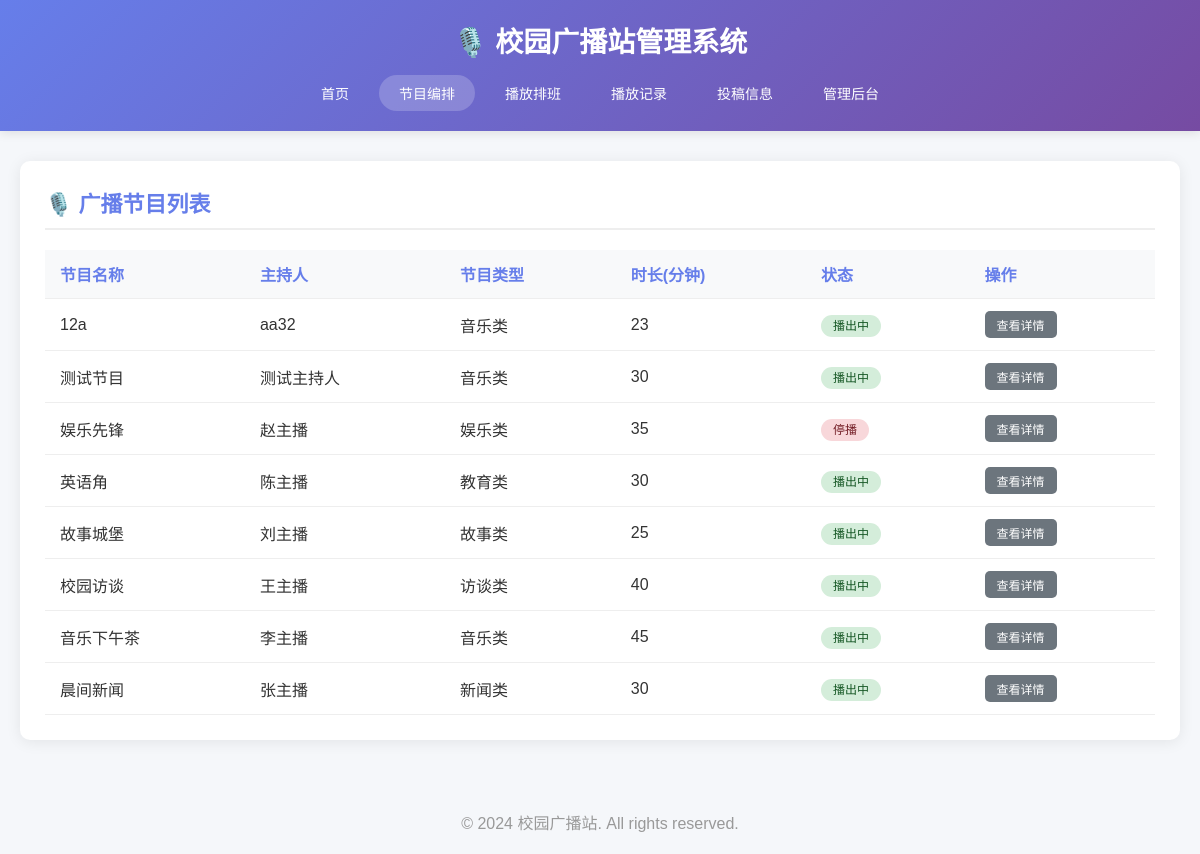
Screenshot of /programs/ with the database file from the repository.
### programs/models.py (models this page shows, shortened)
class Program(models.Model):
    STATUS_CHOICES = [
        ('active', '播出中'),
        ('inactive', '停播'),
        ('pending', '待审核'),
    ]
    CATEGORY_CHOICES = [
        ('music', '音乐类'),
        ('news', '新闻类'),
        ('talk', '访谈类'),
        ('story', '故事类'),
        ('education', '教育类'),
        ('entertainment', '娱乐类'),
        ('other', '其他'),
    ]
    name = models.CharField(max_length=100, verbose_name='节目名称')
    host = models.CharField(max_length=50, verbose_name='主持人')
    category = models.CharField(max_length=20, choices=CATEGORY_CHOICES, verbose_name='节目类型')
    description = models.TextField(verbose_name='节目简介')
    duration = models.IntegerField(verbose_name='节目时长(分钟)')
    status = models.CharField(max_length=20, choices=STATUS_CHOICES, default='active', verbose_name='状态')
    created_at = models.DateTimeField(auto_now_add=True, verbose_name='创建时间')
    updated_at = models.DateTimeField(auto_now=True, verbose_name='更新时间')
    class Meta:
        verbose_name = '广播节目'
        verbose_name_plural = '广播节目'
        ordering = ['-created_at']

### programs/views.py (the view)
# urls.py: path('programs/', views.program_list, name='program_list'),
def program_list(request):
    programs = Program.objects.all()
    return render(request, 'program_list.html', {'programs': programs})

### templates/program_list.html (shortened to what this page needs)
{% extends 'base.html' %}
{% block content %}
<div class="card">
    <h2>🎙️ 广播节目列表</h2>
    <table>
        <thead>
            <tr>
                <th>节目名称</th>
                <th>主持人</th>
                <th>节目类型</th>
                <th>时长(分钟)</th>
                <th>状态</th>
                <th>操作</th>
            </tr>
        </thead>
        <tbody>
            {% for program in programs %}
            <tr>
                <td>{{ program.name }}</td>
                <td>{{ program.host }}</td>
                <td>{{ program.get_category_display }}</td>
                <td>{{ program.duration }}</td>
                <td>
                    <span class="status-badge status-{{ program.status }}">
                        {{ program.get_status_display }}
                    </span>
                </td>
                <td>
                    <a href="{% url 'program_detail' program.id %}" class="btn btn-secondary" style="padding: 5px 12px; font-size: 12px;">查看详情</a>
                </td>
            </tr>
            {% empty %}
            <tr>
                <td colspan="6" style="text-align: center; color: #999; padding: 30px;">暂无节目数据</td>
            </tr>
            {% endfor %}
        </tbody>
    </table>
</div>
{% endblock %}

### templates/base.html (style rules this page uses)
* { margin: 0; padding: 0; box-sizing: border-box; }
body { font-family: 'Microsoft YaHei', 'SimHei', sans-serif; background-color: #f5f7fa; color: #333; }
.card { background: white; border-radius: 10px; padding: 25px; margin-bottom: 25px; box-shadow: 0 2px 15px rgba(0,0,0,0.08); }
.card h2 { color: #667eea; margin-bottom: 20px; font-size: 22px; border-bottom: 2px solid #eee; padding-bottom: 10px; }
table { width: 100%; border-collapse: collapse; margin-top: 15px; }
th, td { padding: 12px 15px; text-align: left; border-bottom: 1px solid #eee; }
th { background-color: #f8f9fa; color: #667eea; font-weight: 600; }
.btn { display: inline-block; padding: 8px 20px; background: linear-gradient(135deg, #667eea 0%, #764ba2 100%); color: white; text-decoration: none; border-radius: 5px; border: none; cursor: pointer; font-size: 14px; transition: transform 0.2s; }
.btn-secondary { background: #6c757d; }
.status-badge { padding: 4px 12px; border-radius: 20px; font-size: 12px; font-weight: 500; }
.status-active { background-color: #d4edda; color: #155724; }
.status-inactive { background-color: #f8d7da; color: #721c24; }

### rows the page displays
Program: name "12a", host "aa32", category "音乐类", duration "23", status "播出中"
Program: name "测试节目", host "测试主持人", category "音乐类", duration "30", status "播出中"
Program: name "娱乐先锋", host "赵主播", category "娱乐类", duration "35", status "停播"
Program: name "英语角", host "陈主播", category "教育类", duration "30", status "播出中"
Program: name "故事城堡", host "刘主播", category "故事类", duration "25", status "播出中"
Program: name "校园访谈", host "王主播", category "访谈类", duration "40", status "播出中"
Program: name "音乐下午茶", host "李主播", category "音乐类", duration "45", status "播出中"
Program: name "晨间新闻", host "张主播", category "新闻类", duration "30", status "播出中"
